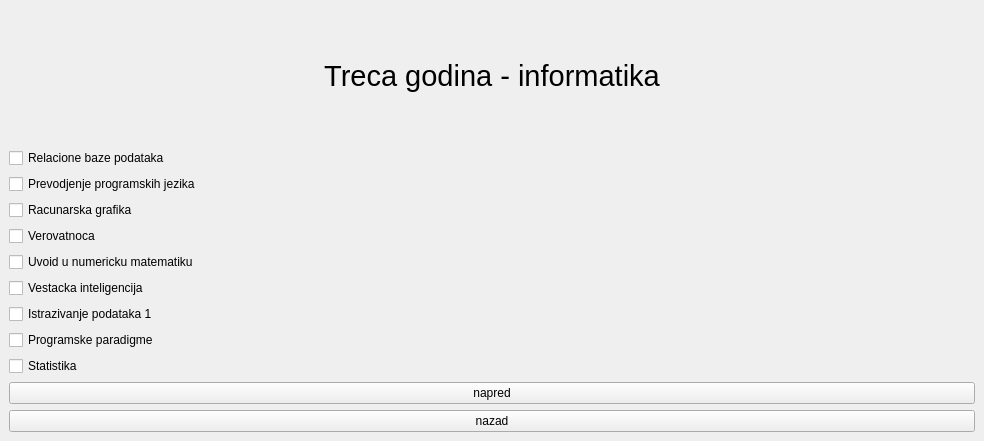
<?xml version="1.0" encoding="UTF-8"?>
<ui version="4.0">
 <class>ThirdYearI</class>
 <widget class="QMainWindow" name="ThirdYearI">
  <property name="geometry">
   <rect>
    <x>0</x>
    <y>0</y>
    <width>984</width>
    <height>441</height>
   </rect>
  </property>
  <property name="windowTitle">
   <string>MainWindow</string>
  </property>
  <widget class="QWidget" name="centralwidget">
   <layout class="QVBoxLayout" name="verticalLayout_2">
    <item>
     <widget class="QLabel" name="label">
      <property name="font">
       <font>
        <pointsize>22</pointsize>
       </font>
      </property>
      <property name="text">
       <string>Treca godina - informatika</string>
      </property>
      <property name="alignment">
       <set>Qt::AlignCenter</set>
      </property>
     </widget>
    </item>
    <item>
     <layout class="QVBoxLayout" name="verticalLayout">
      <item>
       <widget class="QCheckBox" name="checkBox">
        <property name="text">
         <string>Relacione baze podataka</string>
        </property>
       </widget>
      </item>
      <item>
       <widget class="QCheckBox" name="checkBox_4">
        <property name="text">
         <string>Prevodjenje programskih jezika</string>
        </property>
       </widget>
      </item>
      <item>
       <widget class="QCheckBox" name="checkBox_5">
        <property name="text">
         <string>Racunarska grafika</string>
        </property>
       </widget>
      </item>
      <item>
       <widget class="QCheckBox" name="checkBox_3">
        <property name="text">
         <string>Verovatnoca</string>
        </property>
       </widget>
      </item>
      <item>
       <widget class="QCheckBox" name="checkBox_2">
        <property name="text">
         <string>Uvoid u numericku matematiku</string>
        </property>
       </widget>
      </item>
     </layout>
    </item>
    <item>
     <layout class="QVBoxLayout" name="verticalLayout_3">
      <item>
       <widget class="QCheckBox" name="checkBox_8">
        <property name="text">
         <string>Vestacka inteligencija</string>
        </property>
       </widget>
      </item>
      <item>
       <widget class="QCheckBox" name="checkBox_9">
        <property name="text">
         <string>Istrazivanje podataka 1</string>
        </property>
       </widget>
      </item>
      <item>
       <widget class="QCheckBox" name="checkBox_10">
        <property name="text">
         <string>Programske paradigme</string>
        </property>
       </widget>
      </item>
      <item>
       <widget class="QCheckBox" name="checkBox_7">
        <property name="text">
         <string>Statistika</string>
        </property>
       </widget>
      </item>
     </layout>
    </item>
    <item>
     <widget class="QPushButton" name="next_pushButton">
      <property name="text">
       <string>napred</string>
      </property>
     </widget>
    </item>
    <item>
     <widget class="QPushButton" name="back_pushButton">
      <property name="text">
       <string>nazad</string>
      </property>
     </widget>
    </item>
   </layout>
  </widget>
 </widget>
 <resources/>
 <connections>
  <connection>
   <sender>next_pushButton</sender>
   <signal>clicked()</signal>
   <receiver>ThirdYearI</receiver>
   <slot>next_button_clicked()</slot>
   <hints>
    <hint type="sourcelabel">
     <x>68</x>
     <y>382</y>
    </hint>
    <hint type="destinationlabel">
     <x>518</x>
     <y>346</y>
    </hint>
   </hints>
  </connection>
 </connections>
 <slots>
  <slot>next_button_clicked()</slot>
  <slot>on_back_button_clicked()</slot>
 </slots>
</ui>
